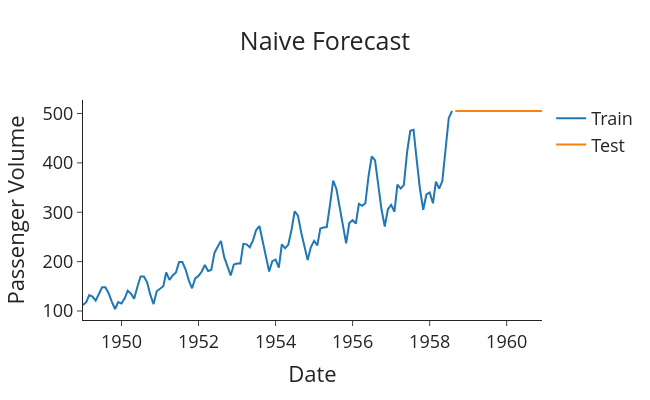

Notebook cell for this chart:
### Markdown cell above
Model (Mô hình) này được coi là Benchmark (Điểm chuẩn) cho bất kỳ Forecast (Dự báo) nào và thường được sử dụng để mô hình hóa dữ liệu thị trường chứng khoán và tài chính do tính chất thất thường của nó. Naive Model (Mô hình ngây thơ) cũng có thể được gọi là Random-Walk-Without-Drift Model (Mô hình bước đi ngẫu nhiên không có drift).

### Code cell
# Naive forecast
test['naive_forecast'] = train['#Passengers'].iloc[-1]
plot_func(test['naive_forecast'], 'Naive Forecast')
